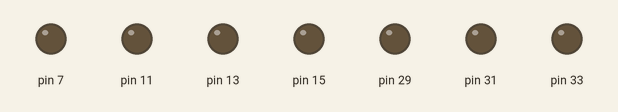
Recording of a program running on a simulated Raspberry Pi (header pin numbers). Shown: output pins drawn as LEDs (lit = HIGH).

Above: at 0.05 s.
At 0.2 s:
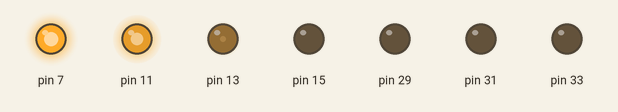
At 0.35 s:
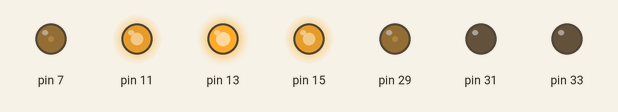
At 0.7 s:
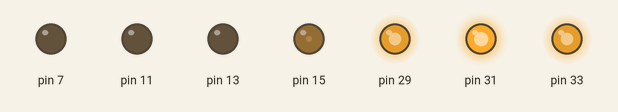
At 1.05 s:
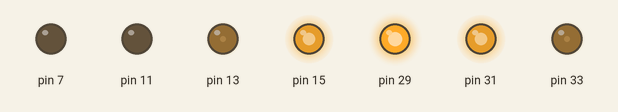
At 1.4 s:
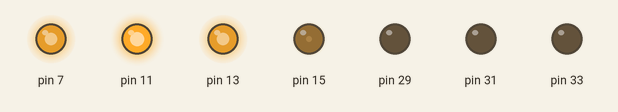
Timing chart, 0 to 3.2 s (numbered marks = the images above):
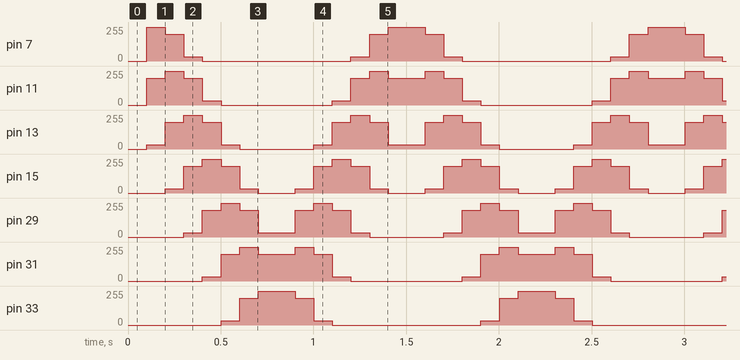

The program:

cylon_led.py
```python
import RPi.GPIO as GPIO
import time
import math

#variables
min = 0
max = 100

#functions
def draw_leds(h):
    for i in range(len(leds)):
        y = -22 * math.pow(i - h, 2) + max
        if y < min:
            y = 0
        elif y > max:
            y = 100
        leds[i].ChangeDutyCycle(y)

def get_new_led(pin, frequency):
    GPIO.setup(pin, GPIO.OUT)
    return GPIO.PWM(pin, frequency)

def toggle_leds(mode):
    if mode:
        for led in leds:
            led.start(0)
    else:
        for led in leds:
            led.stop(0)

#execution
GPIO.setmode(GPIO.BOARD)
leds = []
leds.append(get_new_led(7, 50))
leds.append(get_new_led(11, 50))
leds.append(get_new_led(13, 50))
leds.append(get_new_led(15, 50))
leds.append(get_new_led(29, 50))
leds.append(get_new_led(31, 50))
leds.append(get_new_led(33, 50))
toggle_leds(True)
try:
    while True:
        for i in range(len(leds)):
            time.sleep(0.1)
            draw_leds(i)
        for i in range(len(leds) - 1, -1, -1):
            time.sleep(0.1)
            draw_leds(i)
except KeyboardInterrupt:
    pass
toggle_leds(False)
GPIO.cleanup()
```

Measured:
- by itself, pin 7: repeats every 1.4 s: 199/255 0.10 s, 31/255 0.10 s, 0/255 0.80 s, 31/255 0.10 s, 199/255 0.10 s, 255/255 0.20 s
- by itself, pin 15: repeats every 0.70 s: 199/255 0.10 s, 255/255 0.10 s, 199/255 0.10 s, 31/255 0.10 s, 0/255 0.20 s, 31/255 0.10 s
- by itself, pin 33: repeats every 1.4 s: 199/255 0.10 s, 255/255 0.20 s, 199/255 0.10 s, 31/255 0.10 s, 0/255 0.80 s, 31/255 0.10 s
- by itself, pin 11: repeats every 1.4 s: 255/255 0.10 s, 199/255 0.10 s, 31/255 0.10 s, 0/255 0.60 s, 31/255 0.10 s, 199/255 0.10 s, 255/255 0.10 s, 199/255 0.20 s
- by itself, pin 31: repeats every 1.4 s: 199/255 0.10 s, 255/255 0.10 s, 199/255 0.20 s, 255/255 0.10 s, 199/255 0.10 s, 31/255 0.10 s, 0/255 0.60 s, 31/255 0.10 s
